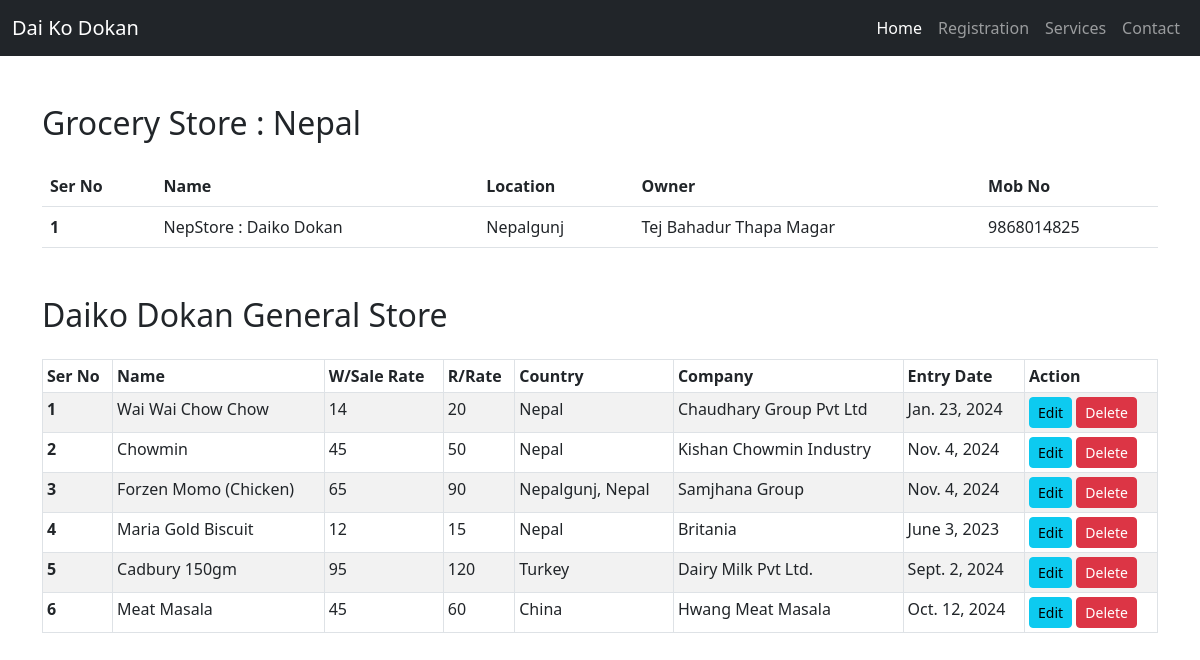
The page / on the database its author committed.
### items/models.py (models this page shows, shortened)
class GroceryItems(models.Model):
    name = models.CharField(max_length=50)
    wholesale_price = models.CharField(max_length=10)
    retail_price = models.CharField(max_length=10)
    country = models.CharField(max_length=50)
    company = models.CharField(max_length=50)
    entry_date = models.DateField()
    class Meta:
        db_table = 'grocery'

### items/views.py (the view)
# urls.py: path("", views.inventory, name="inventory"),
def inventory(request):
    data = GroceryItems.objects.all()
    return render(request, "items/inventory.html", {'data' : data})

### items/templates/items/inventory.html (shortened to what this page needs)
{% extends "items/base.html" %}
    {% block content %}
<body>
    <div class="container mt-5">
        <h2 class="mb-4">Grocery Store : Nepal</h2>
        <table class="table">
            <thead>
                <tr>
                <th scope="col">Ser No</th>
                <th scope="col">Name</th>
                <th scope="col">Location</th>
                <th scope="col">Owner</th>
                <th scope="col">Mob No</th>
                </tr>
            </thead>
            <tbody>
                <tr>
                    <th scope="row">1</th>
                    <td>NepStore : Daiko Dokan</td>
                    <td>Nepalgunj</td>
                    <td>Tej Bahadur Thapa Magar</td>
                    <td>9868014825</td>
                </tr>
            </tbody>
        </table>
        <h2 class="mb-4 mt-5">Daiko Dokan General Store</h2>
        <table class="table table-striped table table-bordered table-hover table-sm" id="myTable">
            <thead>
                <tr>
                    <th scope="col">Ser No</th>
                    <th scope="col">Name</th>
                    <th scope="col">W/Sale Rate</th>
                    <th scope="col">R/Rate</th>
                    <th scope="col">Country</th>
                    <th scope="col">Company</th>
                    <th scope="col">Entry Date</th>
                    <th scope="col">Action</th>
                </tr>
            </thead>
            <tbody>
                 {% for dx in data %}
                <tr>
                    <th scope="row">{{forloop.counter}}</th>
                    <td>{{dx.name}}</td>
                    <td>{{dx.wholesale_price}}</td>
                    <td>{{dx.retail_price}}</td>
                    <td>{{dx.country}}</td>
                    <td>{{dx.company}}</td>
                    <td>{{dx.entry_date}}</td>
                    <td>
                        <a href="{% url 'edit' dx.id %}" class="btn btn-info btn-sm">Edit</a>
                        <form action="{% url 'delete' dx.id %}" method="post" class="d-inline">
                            <input type="submit" class="btn btn-danger btn-sm" value="Delete">
                        </form>
                    </td>
                </tr>
                {% endfor %}
            </tbody>
        </table>
    </div>
</body>
    {% endblock %}

### items/templates/items/base.html (shortened to what this page needs)
<!DOCTYPE html>
<html lang="en">
<head>
    <link href="https://cdn.jsdelivr.net/npm/bootstrap@5.3.0/dist/css/bootstrap.min.css" rel="stylesheet">
    <link href="//cdn.datatables.net/2.0.1/css/dataTables.dataTables.min.css" rel="stylesheet">
</head>
<body>
<nav class="navbar navbar-expand-lg navbar-dark bg-dark">
    <div class="container-fluid">
        <a class="navbar-brand" href="#">Dai Ko Dokan</a>
        <div class="collapse navbar-collapse" id="navbarNav">
            <ul class="navbar-nav ms-auto">
                <li class="nav-item">
                    <a class="nav-link active" aria-current="page" href="{% url 'inventory' %}">Home</a>
                </li>
                <li class="nav-item">
                    <a class="nav-link" href="{% url 'form' %}">Registration</a>
                </li>
                <li class="nav-item">
                    <a class="nav-link" href="#services">Services</a>
                </li>
                <li class="nav-item">
                    <a class="nav-link" href="#contact">Contact</a>
                </li>
            </ul>
        </div>
    </div>
</nav>
{% block content %}
{% endblock %}
</body>
</html>

### rows shown on the page
GroceryItems: name "Wai Wai Chow Chow", wholesale_price "14", retail_price "20", country "Nepal", company "Chaudhary Group Pvt Ltd", entry_date "Jan. 23, 2024"
GroceryItems: name "Chowmin", wholesale_price "45", retail_price "50", country "Nepal", company "Kishan Chowmin Industry", entry_date "Nov. 4, 2024"
GroceryItems: name "Forzen Momo (Chicken)", wholesale_price "65", retail_price "90", country "Nepalgunj, Nepal", company "Samjhana Group", entry_date "Nov. 4, 2024"
GroceryItems: name "Maria Gold Biscuit", wholesale_price "12", retail_price "15", country "Nepal", company "Britania", entry_date "June 3, 2023"
GroceryItems: name "Cadbury 150gm", wholesale_price "95", retail_price "120", country "Turkey", company "Dairy Milk Pvt Ltd.", entry_date "Sept. 2, 2024"
GroceryItems: name "Meat Masala", wholesale_price "45", retail_price "60", country "China", company "Hwang Meat Masala", entry_date "Oct. 12, 2024"
